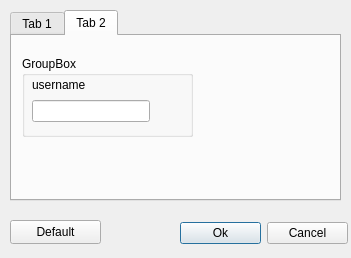
<?xml version="1.0" encoding="UTF-8"?>
<ui version="4.0">
 <class>SettingWindow</class>
 <widget class="QDialog" name="SettingWindow">
  <property name="geometry">
   <rect>
    <x>0</x>
    <y>0</y>
    <width>351</width>
    <height>258</height>
   </rect>
  </property>
  <property name="windowTitle">
   <string>Dialog</string>
  </property>
  <widget class="QTabWidget" name="tabWidget">
   <property name="geometry">
    <rect>
     <x>10</x>
     <y>10</y>
     <width>331</width>
     <height>191</height>
    </rect>
   </property>
   <property name="tabletTracking">
    <bool>false</bool>
   </property>
   <property name="currentIndex">
    <number>1</number>
   </property>
   <widget class="QWidget" name="setting1">
    <attribute name="title">
     <string>Tab 1</string>
    </attribute>
    <widget class="QGroupBox" name="groupBox">
     <property name="geometry">
      <rect>
       <x>10</x>
       <y>20</y>
       <width>221</width>
       <height>91</height>
      </rect>
     </property>
     <property name="title">
      <string>Secify your connection</string>
     </property>
     <widget class="QWidget" name="layoutWidget">
      <property name="geometry">
       <rect>
        <x>10</x>
        <y>20</y>
        <width>191</width>
        <height>52</height>
       </rect>
      </property>
      <layout class="QGridLayout" name="gridLayout_3">
       <item row="0" column="2">
        <layout class="QVBoxLayout" name="verticalLayout">
         <property name="sizeConstraint">
          <enum>QLayout::SetMinimumSize</enum>
         </property>
         <item>
          <widget class="QLabel" name="port_lbl">
           <property name="text">
            <string>Port:</string>
           </property>
          </widget>
         </item>
         <item>
          <widget class="QLineEdit" name="Port">
           <property name="enabled">
            <bool>true</bool>
           </property>
           <property name="text">
            <string/>
           </property>
           <property name="maxLength">
            <number>6</number>
           </property>
           <property name="clearButtonEnabled">
            <bool>false</bool>
           </property>
          </widget>
         </item>
        </layout>
       </item>
       <item row="0" column="1">
        <spacer name="horizontalSpacer">
         <property name="orientation">
          <enum>Qt::Horizontal</enum>
         </property>
         <property name="sizeHint" stdset="0">
          <size>
           <width>80</width>
           <height>20</height>
          </size>
         </property>
        </spacer>
       </item>
       <item row="0" column="0">
        <layout class="QGridLayout" name="gridLayout_2">
         <item row="0" column="1">
          <widget class="QLabel" name="IPlbl">
           <property name="text">
            <string>IP address:</string>
           </property>
          </widget>
         </item>
         <item row="1" column="1">
          <widget class="QLineEdit" name="IpAddress">
           <property name="text">
            <string/>
           </property>
           <property name="maxLength">
            <number>15</number>
           </property>
          </widget>
         </item>
         <item row="0" column="0">
          <spacer name="horizontalSpacer_3">
           <property name="orientation">
            <enum>Qt::Horizontal</enum>
           </property>
           <property name="sizeHint" stdset="0">
            <size>
             <width>30</width>
             <height>20</height>
            </size>
           </property>
          </spacer>
         </item>
        </layout>
       </item>
       <item row="0" column="3">
        <spacer name="horizontalSpacer_2">
         <property name="orientation">
          <enum>Qt::Horizontal</enum>
         </property>
         <property name="sizeHint" stdset="0">
          <size>
           <width>70</width>
           <height>20</height>
          </size>
         </property>
        </spacer>
       </item>
      </layout>
     </widget>
    </widget>
   </widget>
   <widget class="QWidget" name="setting2">
    <attribute name="title">
     <string>Tab 2</string>
    </attribute>
    <widget class="QGroupBox" name="groupBox_2">
     <property name="geometry">
      <rect>
       <x>10</x>
       <y>20</y>
       <width>171</width>
       <height>81</height>
      </rect>
     </property>
     <property name="title">
      <string>GroupBox</string>
     </property>
     <widget class="QWidget" name="layoutWidget">
      <property name="geometry">
       <rect>
        <x>10</x>
        <y>20</y>
        <width>118</width>
        <height>46</height>
       </rect>
      </property>
      <layout class="QGridLayout" name="gridLayout_4">
       <item row="0" column="0">
        <widget class="QLabel" name="username_lbl">
         <property name="text">
          <string>username</string>
         </property>
        </widget>
       </item>
       <item row="1" column="0">
        <widget class="QLineEdit" name="Usename_edit">
         <property name="text">
          <string/>
         </property>
         <property name="maxLength">
          <number>20</number>
         </property>
        </widget>
       </item>
      </layout>
     </widget>
    </widget>
   </widget>
  </widget>
  <widget class="QWidget" name="layoutWidget">
   <property name="geometry">
    <rect>
     <x>180</x>
     <y>220</y>
     <width>168</width>
     <height>26</height>
    </rect>
   </property>
   <layout class="QGridLayout" name="gridLayout">
    <item row="0" column="0">
     <widget class="QPushButton" name="OKbutton">
      <property name="text">
       <string>Ok</string>
      </property>
     </widget>
    </item>
    <item row="0" column="1">
     <widget class="QPushButton" name="CnclButton">
      <property name="text">
       <string>Cancel</string>
      </property>
     </widget>
    </item>
   </layout>
  </widget>
  <widget class="QPushButton" name="defaultButton">
   <property name="geometry">
    <rect>
     <x>10</x>
     <y>220</y>
     <width>91</width>
     <height>24</height>
    </rect>
   </property>
   <property name="text">
    <string>Default</string>
   </property>
  </widget>
 </widget>
 <resources/>
 <connections/>
</ui>
